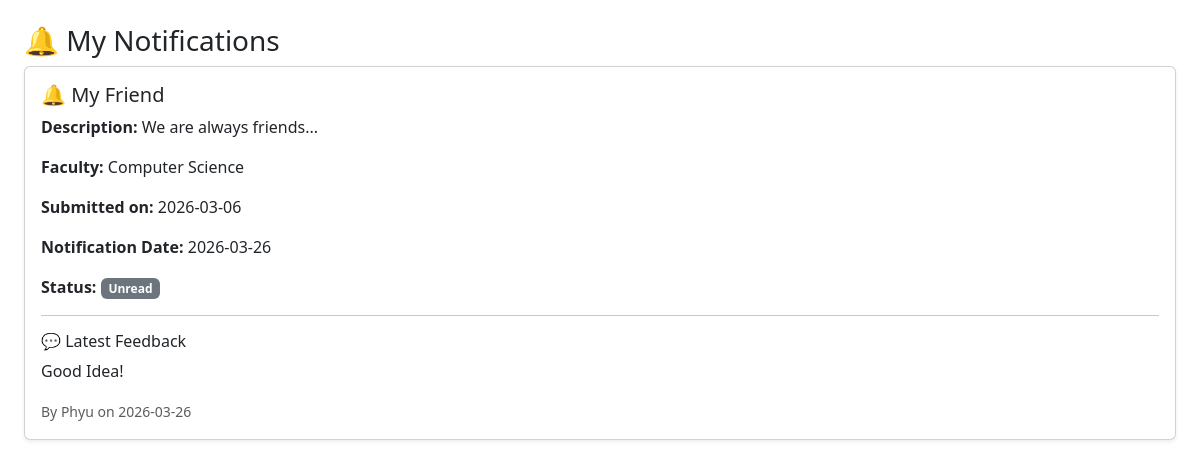
Page /notifications_student.php (signed in) on the committed database.
### tables this page shows
CREATE TABLE `tblnotification_log` (
  `notificationid` int(11) NOT NULL,
  `contributionid` int(11) NOT NULL,
  `sent_to` int(11) NOT NULL,
  `sent_date` date NOT NULL,
  `status` varchar(50) NOT NULL
);

CREATE TABLE `tblcontribution` (
  `contributionid` int(11) NOT NULL,
  `studentid` int(11) NOT NULL,
  `categoryid` int(11) NOT NULL,
  `title` varchar(200) NOT NULL,
  `description` text DEFAULT NULL,
  `submission_date` date NOT NULL,
  `status` enum('draft','submitted','selected','rejected') NOT NULL DEFAULT 'draft',
  `is_selected_for_publication` tinyint(1) DEFAULT 0,
  `selected_by` int(11) DEFAULT NULL,
  `selecteddate` date DEFAULT NULL,
  `filepath1` varchar(255) DEFAULT NULL,
  `filepath2` varchar(255) DEFAULT NULL,
  `filepath3` varchar(255) DEFAULT NULL
);

CREATE TABLE `tblfaculty` (
  `facultyid` int(11) NOT NULL,
  `facultyname` varchar(100) NOT NULL,
  `description` varchar(255) DEFAULT NULL
);

### notifications_student.php (the view, shortened to what this page needs)
<?php
require_once("include/connect.php");
$userid = $_SESSION['userid'];
$res = mysqli_query($connection, "
SELECT n.*,
       c.title,
       c.description,
       c.submission_date,
       f.facultyname,
       (SELECT cm.comment_text
        FROM tblcomment cm
        WHERE cm.contributionid = c.contributionid
        ORDER BY cm.commentid DESC
        LIMIT 1) AS latest_comment,
       (SELECT cm.comment_date
        FROM tblcomment cm
        WHERE cm.contributionid = c.contributionid
        ORDER BY cm.commentid DESC
        LIMIT 1) AS comment_date,
       (SELECT u.username
        FROM tblcomment cm
        JOIN tbluser u ON cm.coordinatorid = u.userid
        WHERE cm.contributionid = c.contributionid
        ORDER BY cm.commentid DESC
        LIMIT 1) AS coordinator_name
FROM tblnotification_log n
JOIN tblcontribution c ON n.contributionid = c.contributionid
JOIN tbluser u ON c.studentid = u.userid
JOIN tblfaculty f ON u.facultyid = f.facultyid
WHERE n.sent_to = '$userid'
ORDER BY n.notificationid DESC
");
?>
<!DOCTYPE html>
<html>
<head>
    <link href="https://cdn.jsdelivr.net/npm/bootstrap@5.3.2/dist/css/bootstrap.min.css" rel="stylesheet">
</head>
<body class="p-4">
<h3>🔔 My Notifications</h3>
<?php if (mysqli_num_rows($res) == 0) { ?>
    <div class="alert alert-info">No notifications yet.</div>
<?php } else {
    while($row = mysqli_fetch_array($res)){ ?>
        <div class="card mb-3 shadow-sm">
            <div class="card-body">
                <h5>🔔 <?php echo $row['title']; ?></h5>
                <p><b>Description:</b> <?php echo $row['description']; ?></p>
                <p><b>Faculty:</b> <?php echo $row['facultyname']; ?></p>
                <p><b>Submitted on:</b> <?php echo $row['submission_date']; ?></p>
                <p><b>Notification Date:</b> <?php echo $row['sent_date']; ?></p>
                <p>
                    <b>Status:</b>
                    <span class="badge bg-secondary">
                        <?php echo ucfirst($row['status']); ?>
                    </span>
                </p>
                <hr>
                <h6>💬 Latest Feedback</h6>
                <?php if (!empty($row['latest_comment'])) { ?>
                    <p><?php echo $row['latest_comment']; ?></p>
                    <small class="text-muted">
                        By <?php echo $row['coordinator_name']; ?>
                        on <?php echo $row['comment_date']; ?>
                    </small>
                <?php } else { ?>
                    <p><i>No feedback yet</i></p>
                <?php } ?>
            </div>
        </div>
<?php } } ?>
</body>
</html>

### rows in the picture
tblnotification_log: contributionid.title "My Friend", contributionid.description "We are always friends...", tblfaculty.facultyname "Computer Science", contributionid.submission_date "2026-03-06", sent_date "2026-03-26", status "Unread", latest_comment "Good Idea!", coordinator_name "Phyu", comment_date "2026-03-26"
